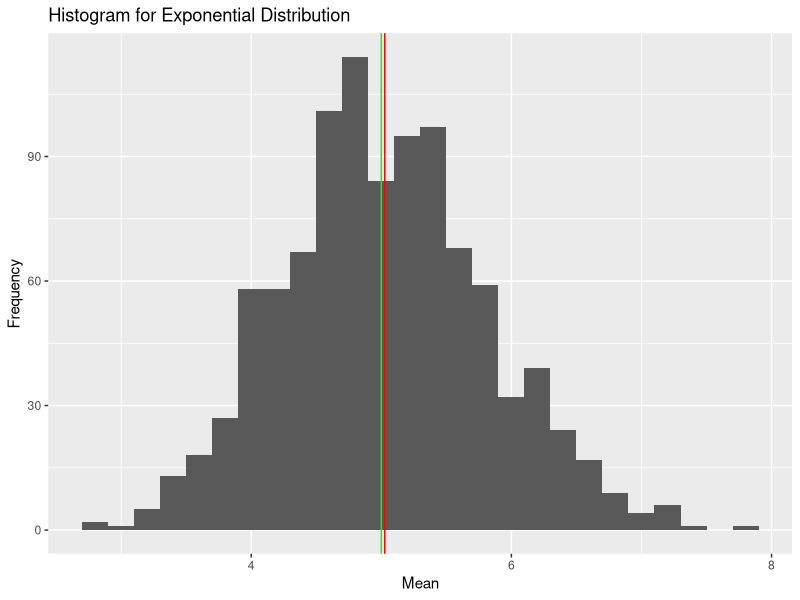
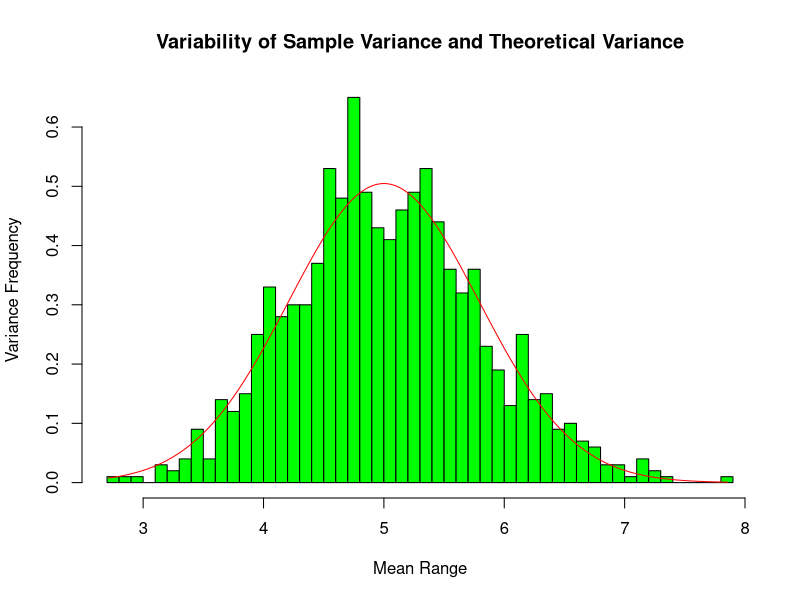
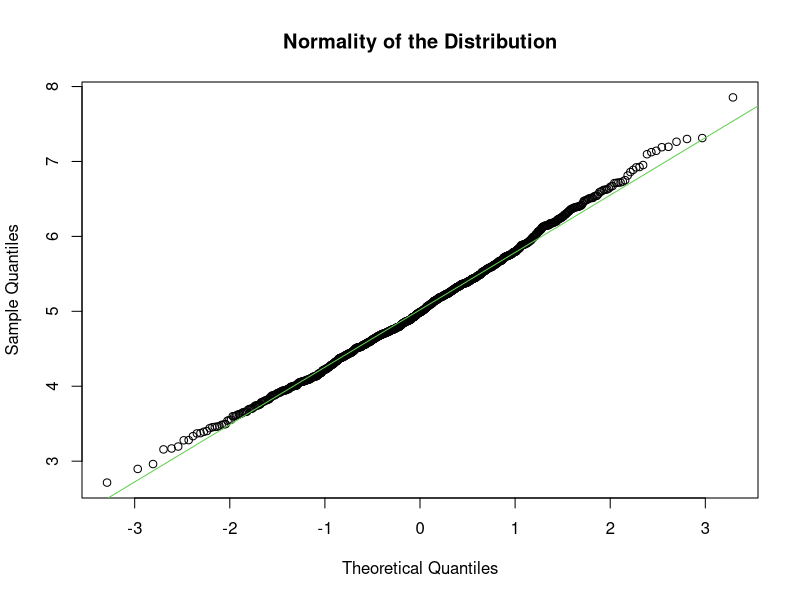

Write R code to recreate these figures, in order.
## ---- chunk 1
# pander package for generating pdf file
#install.packages("pander")
#install.packages("dplyr")
#install.packages("ggplot2")
#library(pander)
library(dplyr, warn.conflicts = FALSE)
library(ggplot2)
# setting the seed for replication purposes
set.seed(28)
# averages of 40 exponentials
n = 40
# generating a thousand simulations
r = 1000
# setting lambda to 0.2 for all the simulations
lambda = 0.2
# standard deviation that is (1/lambda)/sqrt(n)
sd_lambda <- (1/lambda)/sqrt(n)
## ---- chunk 2
expo = NULL
for (i in 1:r) expo = c(expo, mean(rexp(n, lambda)))
mean_expo <- mean(expo)
expo2 <- data.frame(expo)
g <- qplot(expo2$expo, geom = "histogram", binwidth = .2, main = "Histogram for Exponential Distribution", xlab = "Mean", ylab = "Frequency")
g + geom_vline(xintercept = 1/lambda, col = "green") + geom_vline(xintercept = mean_expo, col = "red")
## ---- chunk 3
# theoretical mean
1/lambda

# the mean of our sample (of averages of 40 exponential)
mean_expo

## ---- chunk 4
x <- seq(min(expo), max(expo), length = 1000)
y <- dnorm(x, mean = 1/lambda, sd = (1/lambda/sqrt(n)))
hist(expo, prob = TRUE, breaks = n, col = "green", main = "Variability of Sample Variance and Theoretical Variance", ylab = "Variance Frequency", xlab = "Mean Range")
lines(x, y, pch = 19, col = "red", lty = 13)
## ---- chunk 5
qqnorm(expo, main = "Normality of the Distribution")
# using qqline function to better estimate/display the parameters of the normal distribution
qqline(expo, col = 3)
